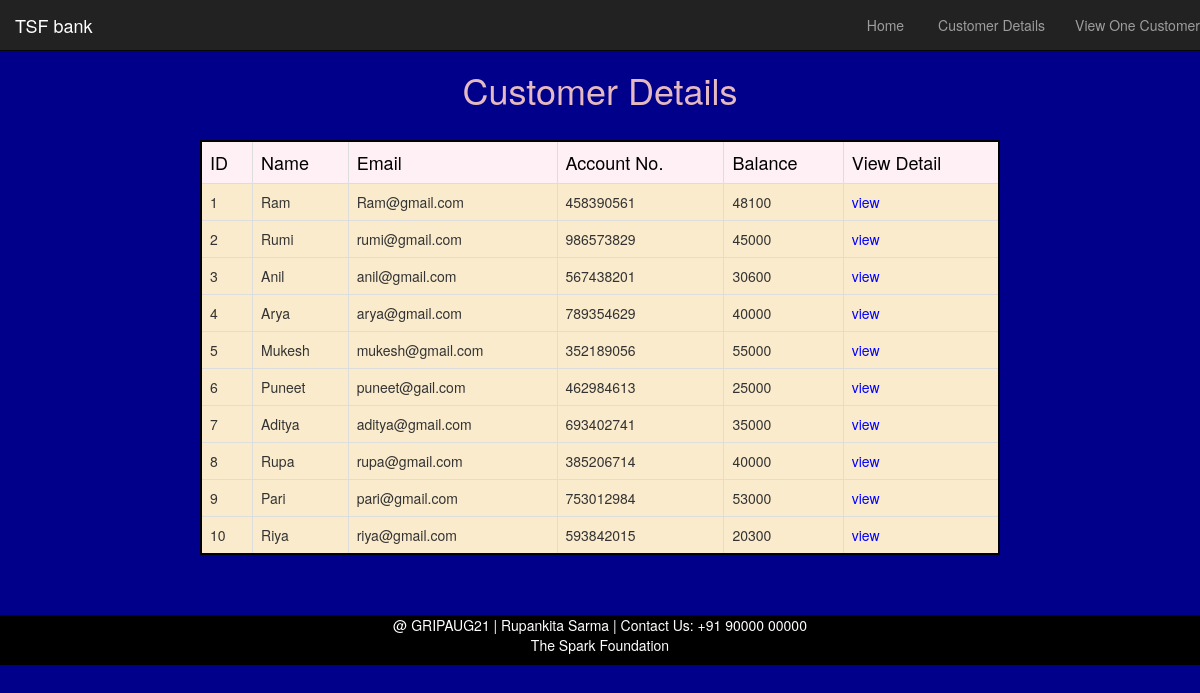
The page / on the database its author committed.
### tables this page shows
CREATE TABLE IF NOT EXISTS `user` (
  `ID` int(11) NOT NULL,
  `Name` varchar(20) NOT NULL,
  `Email` varchar(20) NOT NULL,
  `Account No` int(11) NOT NULL,
  `Balance` int(11) NOT NULL,
  `View Details` varchar(20) NOT NULL,
  PRIMARY KEY (`ID`)
);

### index.php (the view, shortened to what this page needs)
<!DOCTYPE html>
<html>
    <head>
        <link rel="stylesheet" href="bootstrap/css/bootstrap.min.css" type="text/css">
         </head>
    <body>
        <div>
                <div class="navbar navbar-inverse navbar-fixed-top">
                    <div class="navbar-header">
                    <a class="navbar-brand" href="customer.html">TSF bank</a>
                </div>
                <div class="collapse navbar-collapse" id="myNavbar">
                <ul class="nav navbar-nav navbar-right">
                      <li><a href="customer.html"><span class="glyphicon"></span> Home</a></li>
                      <li><a href="index.php"><span class="glyphicon"></span> Customer Details</a></li>
                      <li><a href="view One Customer.php"><span class="glyphicon"></span>View One Customer</a></li>
                    </ul>
                </div>
                </div>
            <div class="inner-header">
        <center>
            <h1 style="color: #e4b9c0;" >
                Customer Details
            </h1>
        </center>
            </div>
    <div class="display_table">
            <div class="center_div">
                <div class="table-responsive">
        <center>
        <form>
            <table class="table table-bordered table-hover "style="background-color: #faebcc; border: 2px #000 solid;">
		<tr style="background:lavenderblush; color: black; font-size: 18px; ">
			<td>ID</td>
			<td>Name</td>
			<td>Email</td>
			<td>Account No.</td>
			<td>Balance</td>
                        <td>View Detail</td>
                </tr>
        <tr>
        <?php
        $con=mysqli_connect("localhost", "root", "","customers-details","3306");
			$query="select * from user";
			$result=mysqli_query($con,$query);
			if($result) {
				while ($row=mysqli_fetch_array($result))
				 {
					$dbid=$row['ID'];
					$dbname=$row['Name'];
					$dbemail=$row['Email'];
					$dbaccount=$row['Account No'];
					$dbcur_balance=$row['Balance'];
        ?>
                                        <td><?php echo $dbid; ?></td>
					<td><?php echo $dbname; ?></td>
					<td><?php echo $dbemail; ?></td>
					<td><?php echo $dbaccount; ?></td>
					<td><?php echo $dbcur_balance; ?></td>
                                        <td><a href="view.php?id=<?php echo $dbid; ?>" style="color: blue ">
                                                view
                                            </a> </td>
				</tr>
                                <?php
				}
			}
		?>
        </table>
        </form>
        </center>
                </div>
            </div>
        </div>
        <footer>
            <div>
                <center>
                    <p> @ GRIPAUG21 | Rupankita Sarma | Contact Us: +91 90000 00000<br> The Spark Foundation</p>
                </center>
            </div>
        </footer>
    </body>
</html></td>

### index.php (style rules this page uses)
footer { background-color: black; position: relative; height: 50px; margin-top: -50px; clear: both; color: white; }
.inner-header { padding-top: 50px; padding-bottom: 20px; }
.display_table { padding-bottom:90px; padding-left: 200px; padding-right: 200px; }
body { background-color: darkblue; background-size: cover; }

### rows shown on the page
user: ID "1", Name "Ram", Email "Ram@gmail.com", Account No "458390561", Balance "48100"
user: ID "2", Name "Rumi", Email "rumi@gmail.com", Account No "986573829", Balance "45000"
user: ID "3", Name "Anil", Email "anil@gmail.com", Account No "567438201", Balance "30600"
user: ID "4", Name "Arya", Email "arya@gmail.com", Account No "789354629", Balance "40000"
user: ID "5", Name "Mukesh", Email "mukesh@gmail.com", Account No "352189056", Balance "55000"
user: ID "6", Name "Puneet", Email "puneet@gail.com", Account No "462984613", Balance "25000"
user: ID "7", Name "Aditya", Email "aditya@gmail.com", Account No "693402741", Balance "35000"
user: ID "8", Name "Rupa", Email "rupa@gmail.com", Account No "385206714", Balance "40000"
user: ID "9", Name "Pari", Email "pari@gmail.com", Account No "753012984", Balance "53000"
user: ID "10", Name "Riya", Email "riya@gmail.com", Account No "593842015", Balance "20300"
